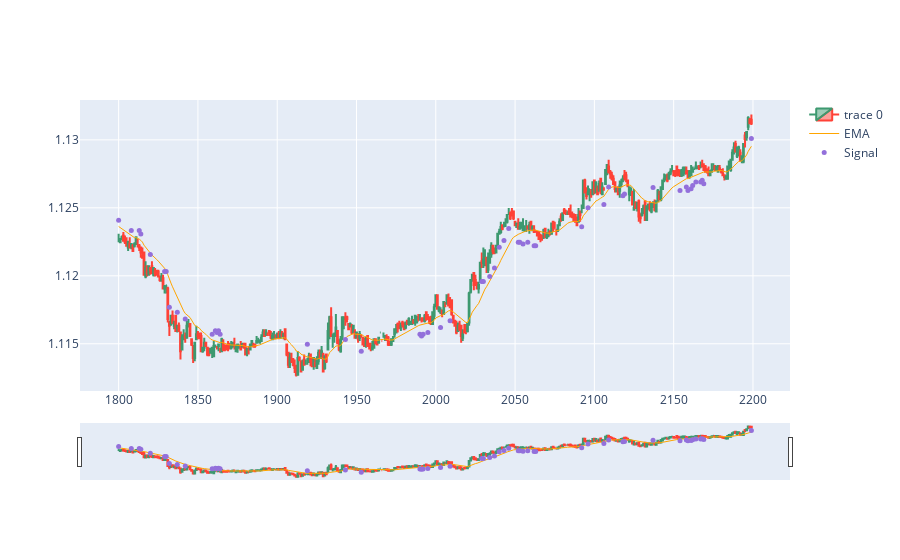

Here is the notebook cell this chart was saved with:
### Code cell
import plotly.graph_objects as go
from plotly.subplots import make_subplots
from datetime import datetime

dfpl = df[1800:2200]

fig = go.Figure(data=[go.Candlestick(x=dfpl.index,
                open=dfpl['Open'],
                high=dfpl['High'],
                low=dfpl['Low'],
                close=dfpl['Close']),
                go.Scatter(x=dfpl.index, y=dfpl.EMA, line=dict(color='orange', width=1), name="EMA")])

fig.add_scatter(x=dfpl.index, y=dfpl['pointpos'], mode="markers",
                marker=dict(size=5, color="MediumPurple"),
                name="Signal")
fig.show()

### Figure 1 — Plotly figure (JSON) as saved in the notebook; plotly's stock layout.template omitted (floating-point values rounded to 4 significant figures; data arrays with more than 128 entries replaced by an {"elided": "..."} marker saying what was removed)
{"data": [{"close": {"elided": "400 float values"}, "high": {"elided": "400 float values"}, "low": {"elided": "400 float values"}, "open": {"elided": "400 float values"}, "type": "candlestick", "x": {"elided": "400 int values"}}, {"line": {"color": "orange", "width": 1}, "name": "EMA", "type": "scatter", "x": {"elided": "400 int values"}, "y": {"elided": "400 float values"}}, {"marker": {"color": "MediumPurple", "size": 5}, "mode": "markers", "name": "Signal", "type": "scatter", "x": {"elided": "400 int values"}, "y": {"elided": "400 float values"}}], "layout": {}}
